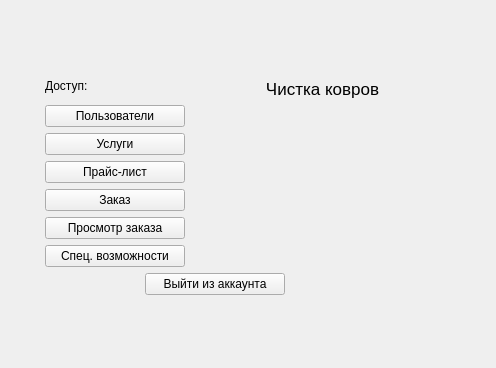
<?xml version="1.0" encoding="UTF-8"?>
<ui version="4.0">
 <class>Form</class>
 <widget class="QWidget" name="Form">
  <property name="geometry">
   <rect>
    <x>0</x>
    <y>0</y>
    <width>496</width>
    <height>368</height>
   </rect>
  </property>
  <property name="sizePolicy">
   <sizepolicy hsizetype="Fixed" vsizetype="Fixed">
    <horstretch>0</horstretch>
    <verstretch>0</verstretch>
   </sizepolicy>
  </property>
  <property name="minimumSize">
   <size>
    <width>409</width>
    <height>283</height>
   </size>
  </property>
  <property name="windowTitle">
   <string>Главное окно</string>
  </property>
  <layout class="QGridLayout" name="gridLayout">
   <item row="6" column="0">
    <spacer name="horizontalSpacer_3">
     <property name="orientation">
      <enum>Qt::Horizontal</enum>
     </property>
     <property name="sizeHint" stdset="0">
      <size>
       <width>40</width>
       <height>20</height>
      </size>
     </property>
    </spacer>
   </item>
   <item row="0" column="1">
    <spacer name="verticalSpacer_2">
     <property name="orientation">
      <enum>Qt::Vertical</enum>
     </property>
     <property name="sizeHint" stdset="0">
      <size>
       <width>20</width>
       <height>40</height>
      </size>
     </property>
    </spacer>
   </item>
   <item row="10" column="2">
    <spacer name="verticalSpacer">
     <property name="orientation">
      <enum>Qt::Vertical</enum>
     </property>
     <property name="sizeHint" stdset="0">
      <size>
       <width>20</width>
       <height>40</height>
      </size>
     </property>
    </spacer>
   </item>
   <item row="9" column="1">
    <spacer name="horizontalSpacer">
     <property name="orientation">
      <enum>Qt::Horizontal</enum>
     </property>
     <property name="sizeHint" stdset="0">
      <size>
       <width>100</width>
       <height>20</height>
      </size>
     </property>
    </spacer>
   </item>
   <item row="9" column="2" colspan="3">
    <widget class="QPushButton" name="leave_b">
     <property name="minimumSize">
      <size>
       <width>140</width>
       <height>0</height>
      </size>
     </property>
     <property name="maximumSize">
      <size>
       <width>140</width>
       <height>16777215</height>
      </size>
     </property>
     <property name="text">
      <string>Выйти из аккаунта</string>
     </property>
    </widget>
   </item>
   <item row="9" column="5">
    <spacer name="horizontalSpacer_2">
     <property name="orientation">
      <enum>Qt::Horizontal</enum>
     </property>
     <property name="sizeHint" stdset="0">
      <size>
       <width>166</width>
       <height>20</height>
      </size>
     </property>
    </spacer>
   </item>
   <item row="2" column="3" colspan="3">
    <widget class="QLabel" name="label">
     <property name="font">
      <font>
       <pointsize>13</pointsize>
      </font>
     </property>
     <property name="text">
      <string>Чистка ковров</string>
     </property>
     <property name="scaledContents">
      <bool>false</bool>
     </property>
     <property name="alignment">
      <set>Qt::AlignCenter</set>
     </property>
    </widget>
   </item>
   <item row="3" column="1" colspan="2">
    <widget class="QPushButton" name="users_b">
     <property name="maximumSize">
      <size>
       <width>140</width>
       <height>16777215</height>
      </size>
     </property>
     <property name="text">
      <string>Пользователи</string>
     </property>
    </widget>
   </item>
   <item row="5" column="1" colspan="2">
    <widget class="QPushButton" name="pricelist_b">
     <property name="maximumSize">
      <size>
       <width>140</width>
       <height>16777215</height>
      </size>
     </property>
     <property name="text">
      <string>Прайс-лист</string>
     </property>
    </widget>
   </item>
   <item row="3" column="4" rowspan="5" colspan="2">
    <widget class="QLabel" name="label_2">
     <property name="maximumSize">
      <size>
       <width>218</width>
       <height>200</height>
      </size>
     </property>
     <property name="text">
      <string/>
     </property>
     <property name="pixmap">
      <pixmap>images/carpet.png</pixmap>
     </property>
     <property name="scaledContents">
      <bool>true</bool>
     </property>
    </widget>
   </item>
   <item row="4" column="1" colspan="2">
    <widget class="QPushButton" name="services_b">
     <property name="maximumSize">
      <size>
       <width>140</width>
       <height>16777215</height>
      </size>
     </property>
     <property name="text">
      <string>Услуги</string>
     </property>
    </widget>
   </item>
   <item row="6" column="1" colspan="2">
    <widget class="QPushButton" name="order_b">
     <property name="maximumSize">
      <size>
       <width>140</width>
       <height>16777215</height>
      </size>
     </property>
     <property name="text">
      <string>Заказ</string>
     </property>
    </widget>
   </item>
   <item row="1" column="1" rowspan="2" colspan="3">
    <widget class="QLabel" name="dostup_l">
     <property name="text">
      <string>Доступ: </string>
     </property>
    </widget>
   </item>
   <item row="7" column="1" colspan="2">
    <widget class="QPushButton" name="check_b">
     <property name="maximumSize">
      <size>
       <width>140</width>
       <height>16777215</height>
      </size>
     </property>
     <property name="text">
      <string>Просмотр заказа</string>
     </property>
    </widget>
   </item>
   <item row="8" column="1" colspan="2">
    <widget class="QPushButton" name="extra_b">
     <property name="maximumSize">
      <size>
       <width>140</width>
       <height>16777215</height>
      </size>
     </property>
     <property name="text">
      <string>Спец. возможности</string>
     </property>
    </widget>
   </item>
   <item row="3" column="6">
    <spacer name="horizontalSpacer_4">
     <property name="orientation">
      <enum>Qt::Horizontal</enum>
     </property>
     <property name="sizeHint" stdset="0">
      <size>
       <width>40</width>
       <height>20</height>
      </size>
     </property>
    </spacer>
   </item>
  </layout>
 </widget>
 <resources/>
 <connections/>
</ui>
